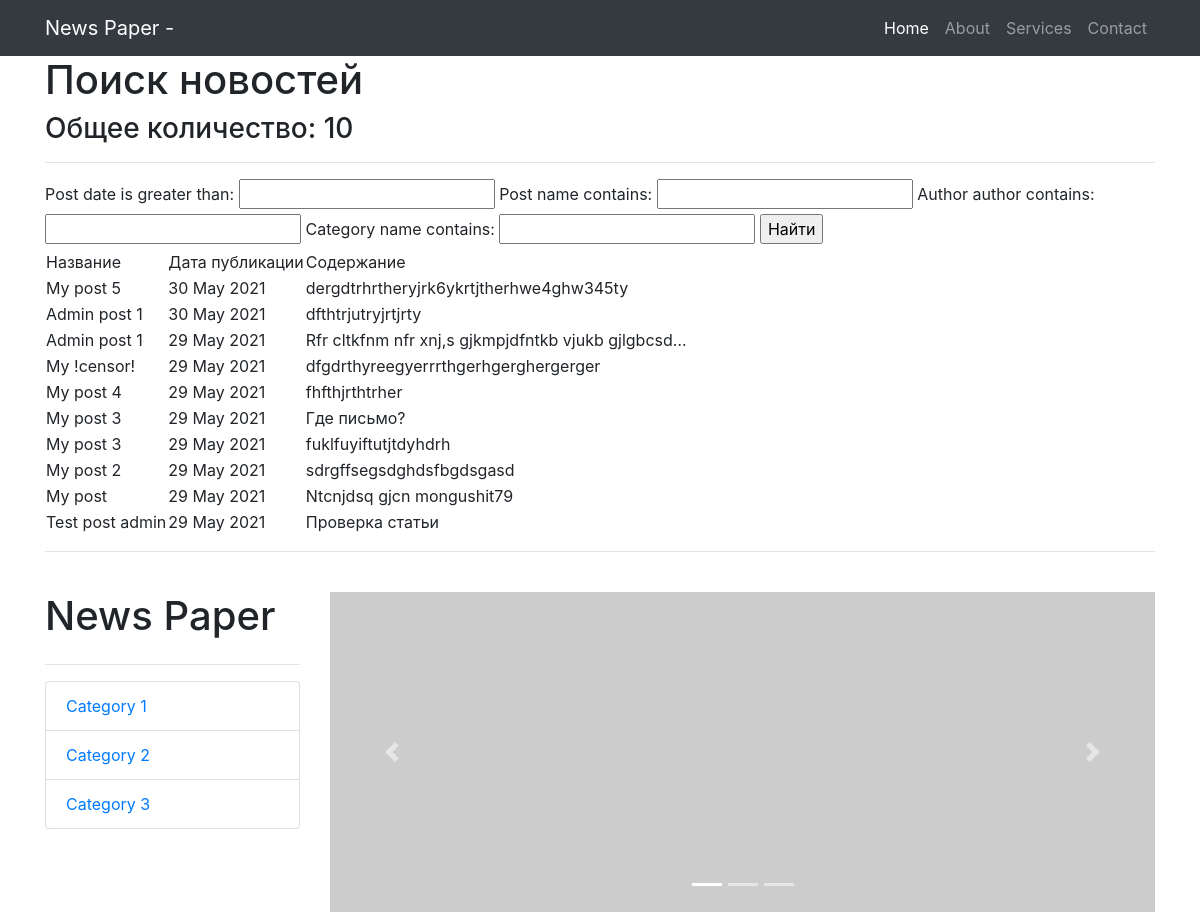
The page /news/search/ (upper part) on the database as committed earlier.
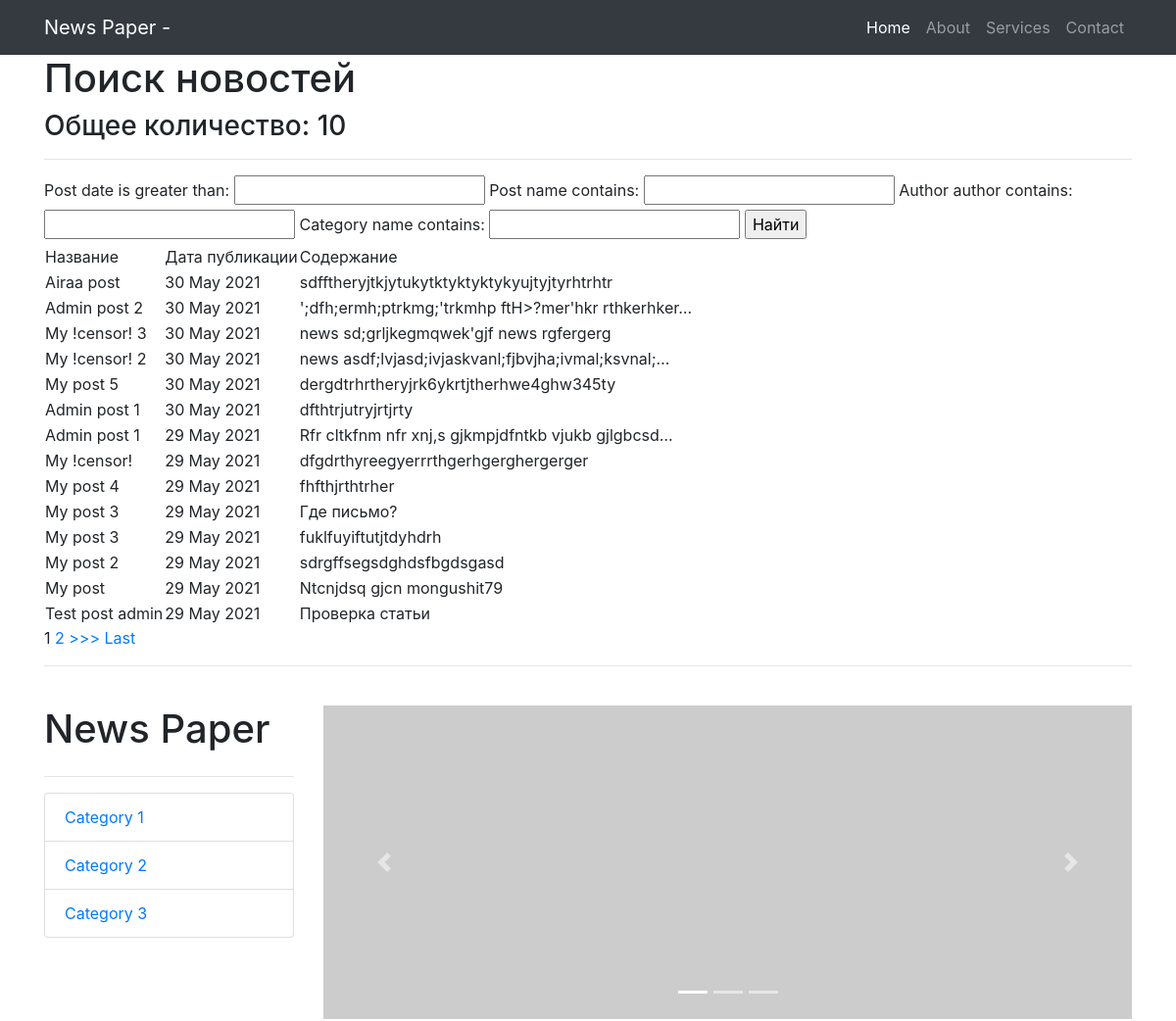
The same page on the database as committed later.
### news/models.py (models this page shows, shortened)
class Post(models.Model):
    state = 'ST'
    new = 'NE'
    POSITIONS = [
        (state, 'Статья'),
        (new, 'Новость')
    ]
    position = models.CharField(max_length=2,
                                choices=POSITIONS,
                                default=state)
    post_date = models.DateTimeField(auto_now_add=True)
    post_name = models.CharField(max_length=250)
    content = models.TextField()
    rating_post = models.IntegerField(default=0)
    author = models.ForeignKey(Author, on_delete=models.CASCADE)
    category = models.ManyToManyField(Category, through='PostCategory')

### news/views.py (the view)
# urls.py: path('search/', Search.as_view()),
class Search(ListView):
    model = Post
    template_name = 'search.html'
    context_object_name = 'posts'
    ordering = ['-post_date']
    paginate_by = 10  # поставим постраничный вывод в 10 элементов
    def get_context_data(self, **kwargs):  # забираем отфильтрованные объекты переопределяя
        context = super().get_context_data(**kwargs)
        context['filter'] = PostFilter(self.request.GET,
                                       queryset=self.get_queryset())  # вписываем наш
        return context

### news/templatetags/custom_filters.py (called while the page is built)
@register.filter(name='censor')
def censor(value, arg):
    words = value.split()
    value1 = ''
    for word in words:
        if isinstance(word, str) and isinstance(arg, str):
            if word == arg:
                word = '!censor!'
            value1 += word + ' '
        else:
            raise ValueError(f'Нельзя {type(word)}!')
    return value1

### templates/search.html (shortened to what this page needs)
{% extends 'flatpages/default.html' %}
{% load custom_filters %}
{% block content %}
    <h1>Поиск новостей</h1>
    <h3>Общее количество: {{ posts | length }}</h3>
    <hr>
    <form method="GET">
        {{ filter.form }}
        <input type="submit" value="Найти">
    </form>
    {% if posts %}
        <table>
            <tr>
                <td>
                    Название
                </td>
                <td>
                    Дата публикации
                </td>
                <td>
                    Содержание
                </td>
            </tr>
        {% for post in filter.qs %}
            <tr>
                <td>
                    {{ post.post_name | censor:'new' }}
                </td>
                <td>
                    {{ post.post_date | date:'d M Y' }}
                </td>
                <td>
                    {{ post.content | truncatechars:50 | censor:'ipsum' }}
                </td>
            </tr>
        {% endfor %}
        </table>
        {% if is_paginated %}
            {% for num in page_obj.paginator.page_range %}
                {% if page_obj.number == num %}
                    <a>{{ num }}</a>
                {% elif num > page_obj.number|add:'-3' and num < page_obj.number|add:'3' %}
                    <a href="?page={{ num }}">{{ num }}</a>
                {% endif %}
            {% endfor %}
            {% if page_obj.has_next %}
                <a href="?page={{ page_obj.next_page_number }}">>>></a>
                <a href="?page={{ page_obj.paginator.num_pages }}">Last</a>
            {% endif %}
        {% endif %}
    {% else %}
        <h2>Новостей не найдено!</h2>
    {% endif %}
{% endblock content %}

### templates/flatpages/default.html (shortened to what this page needs)
{% load static %}
<!DOCTYPE html>
<html lang="en">
    <head>
        <link href="{% static 'css/styles.css' %}" rel="stylesheet" />
    </head>
    <body>
        <nav class="navbar navbar-expand-lg navbar-dark bg-dark">
            <div class="container">
                <a class="navbar-brand" href="/">News Paper - {{ flatpage.title }}</a>
                <div class="collapse navbar-collapse" id="navbarResponsive">
                    <ul class="navbar-nav ml-auto">
                        <li class="nav-item active">
                            <a class="nav-link" href="/">
                                Home
                            </a>
                        </li>
                        <li class="nav-item"><a class="nav-link" href="about/">About</a></li>
                        <li class="nav-item"><a class="nav-link" href="services/">Services</a></li>
                        <li class="nav-item"><a class="nav-link" href="contacts/">Contact</a></li>
                    </ul>
                </div>
            </div>
        </nav>
        <div class="container">
            {% block content %}{% endblock content %}
            <hr>
            <div class="row">
                <div class="col-lg-3">
                    <h1 class="my-4">News Paper</h1>
                    <hr>
                    <div class="list-group">
                        <a class="list-group-item" href="#!">Category 1</a>
                        <a class="list-group-item" href="#!">Category 2</a>
                        <a class="list-group-item" href="#!">Category 3</a>
                    </div>
                </div>
                <div class="col-lg-9">
                    <div class="carousel slide my-4" id="carouselExampleIndicators" data-ride="carousel">
                        <ol class="carousel-indicators">
                            <li class="active" data-target="#carouselExampleIndicators" data-slide-to="0"></li>
                            <li data-target="#carouselExampleIndicators" data-slide-to="1"></li>
                            <li data-target="#carouselExampleIndicators" data-slide-to="2"></li>
                        </ol>
                        <div class="carousel-inner" role="listbox">
                            <div class="carousel-item active"><img class="d-block img-fluid" src="https://via.placeholder.com/900x350" alt="First slide" /></div>
                        </div>
                        <a class="carousel-control-prev" href="#carouselExampleIndicators" role="button" data-slide="prev">
                            <span class="carousel-control-prev-icon" aria-hidden="true"></span>
                        </a>
                        <a class="carousel-control-next" href="#carouselExampleIndicators" role="button" data-slide="next">
                            <span class="carousel-control-next-icon" aria-hidden="true"></span>
                        </a>
                    </div>
                </div>
            </div>
        </div>
    </body>
</html>

Rows that differ between the two databases and show on the page:
added Post: post_name|censor "Airaa post", post_date "30 May 2021", content|censor "sdfftheryjtkjytukytktyktyktykyujtyjtyrhtrhtr"
added Post: post_name|censor "Admin post 2", post_date "30 May 2021", content|censor "';dfh;ermh;ptrkmg;'trkmhp ftH>?mer'hkr rthkerhker…"
added Post: post_name|censor "My !censor! 3", post_date "30 May 2021", content|censor "news sd;grljkegmqwek'gjf news rgfergerg"
added Post: post_name|censor "My !censor! 2", post_date "30 May 2021", content|censor "news asdf;lvjasd;ivjaskvanl;fjbvjha;ivmal;ksvnal;…"
Other text that changed with them:
new list line: "1"
new list line: "2"
text now shown: ">>> Last"
